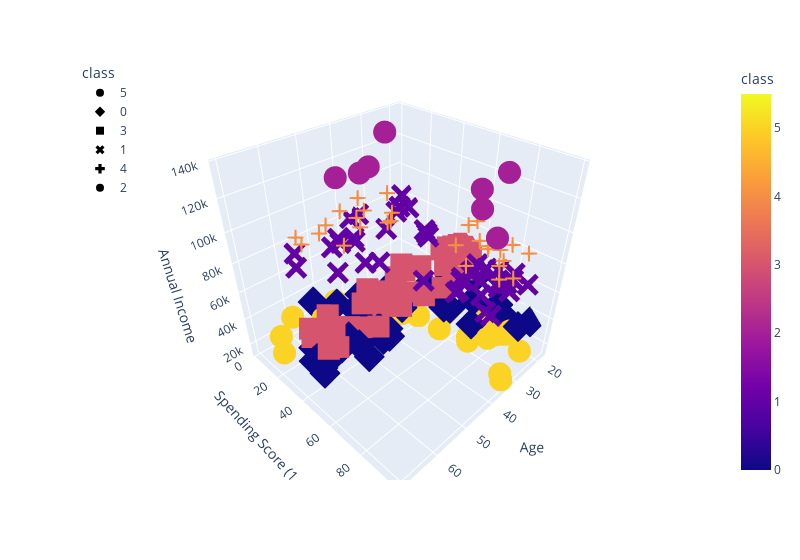

Notebook cell for this chart:
### Code cell
# Plotting the 3D-Scatter with x="Annual Income", y="Spending Score (1-100)" and z="Age"
fig = px.scatter_3d(
    six_clusters,
    x="Age",
    y="Spending Score (1-100)",
    z="Annual Income",
    color="class",
    symbol="class",
    width=800,
)
fig.update_layout(legend=dict(x=0, y=1))
fig.show()

### Figure 1 — Plotly figure (JSON) as saved in the notebook; plotly's stock layout.template omitted (floating-point values rounded to 4 significant figures)
{"data": [{"hovertemplate": "class=%{marker.color}<br>Age=%{x}<br>Spending Score (1-100)=%{y}<br>Annual Income=%{z}<extra></extra>", "legendgroup": "5", "marker": {"color": [5, 5, 5, 5, 5, 5, 5, 5, 5, 5, 5, 5, 5, 5, 5, 5, 5, 5, 5, 5, 5, 5, 5, 5, 5, 5, 5, 5, 5, 5, 5, 5], "coloraxis": "coloraxis", "symbol": "circle"}, "mode": "markers", "name": "5", "scene": "scene", "showlegend": true, "type": "scatter3d", "x": [19, 21, 20, 23, 31, 22, 35, 23, 64, 30, 67, 35, 58, 24, 37, 22, 35, 20, 52, 35, 35, 25, 46, 31, 54, 29, 45, 35, 40, 23, 60, 21], "y": [39, 81, 6, 77, 40, 76, 6, 94, 3, 72, 14, 99, 15, 77, 13, 79, 35, 66, 29, 98, 35, 73, 5, 73, 14, 82, 32, 61, 31, 87, 4, 73], "z": [15000, 15000, 16000, 16000, 17000, 17000, 18000, 18000, 19000, 19000, 19000, 19000, 20000, 20000, 20000, 20000, 21000, 21000, 23000, 23000, 24000, 24000, 25000, 25000, 28000, 28000, 28000, 28000, 29000, 29000, 30000, 30000]}, {"hovertemplate": "class=%{marker.color}<br>Age=%{x}<br>Spending Score (1-100)=%{y}<br>Annual Income=%{z}<extra></extra>", "legendgroup": "0", "marker": {"color": [0, 0, 0, 0, 0, 0, 0, 0, 0, 0, 0, 0, 0, 0, 0, 0, 0, 0, 0, 0, 0, 0, 0, 0, 0, 0, 0, 0, 0, 0, 0, 0, 0, 0, 0, 0, 0, 0, 0, 0, 0, 0], "coloraxis": "coloraxis", "symbol": "diamond"}, "mode": "markers", "name": "0", "scene": "scene", "showlegend": true, "type": "scatter3d", "x": [53, 18, 49, 21, 42, 30, 36, 20, 65, 24, 48, 31, 49, 24, 50, 27, 29, 31, 49, 33, 31, 59, 50, 47, 51, 69, 27, 53, 70, 19, 67, 54, 63, 18, 43, 68, 19, 32, 70, 47, 60, 60], "y": [4, 92, 14, 81, 17, 73, 26, 75, 35, 92, 36, 61, 28, 65, 55, 47, 42, 42, 52, 60, 54, 60, 45, 41, 50, 46, 51, 46, 56, 55, 52, 59, 51, 59, 50, 48, 59, 47, 55, 42, 49, 56], "z": [33000, 33000, 33000, 33000, 34000, 34000, 37000, 37000, 38000, 38000, 39000, 39000, 39000, 39000, 40000, 40000, 40000, 40000, 42000, 42000, 43000, 43000, 43000, 43000, 44000, 44000, 46000, 46000, 46000, 46000, 47000, 47000, 48000, 48000, 48000, 48000, 48000, 48000, 49000, 49000, 50000, 50000]}, {"hovertemplate": "class=%{marker.color}<br>Age=%{x}<br>Spending Score (1-100)=%{y}<br>Annual Income=%{z}<extra></extra>", "legendgroup": "3", "marker": {"color": [3, 3, 3, 3, 3, 3, 3, 3, 3, 3, 3, 3, 3, 3, 3, 3, 3, 3, 3, 3, 3, 3, 3, 3, 3, 3, 3, 3, 3, 3, 3, 3, 3, 3, 3, 3, 3, 3, 3, 3, 3, 3, 3, 3, 3, 3, 3, 3], "coloraxis": "coloraxis", "symbol": "square"}, "mode": "markers", "name": "3", "scene": "scene", "showlegend": true, "type": "scatter3d", "x": [59, 26, 45, 40, 23, 49, 57, 38, 67, 46, 21, 48, 55, 22, 34, 50, 68, 18, 48, 40, 32, 24, 47, 27, 48, 20, 23, 49, 67, 26, 49, 21, 66, 54, 68, 66, 65, 19, 38, 19, 18, 19, 63, 49, 51, 50, 27, 38], "y": [47, 54, 53, 48, 52, 42, 51, 55, 41, 44, 57, 46, 58, 55, 60, 46, 55, 41, 49, 40, 42, 52, 47, 50, 42, 49, 41, 48, 59, 55, 56, 42, 50, 46, 43, 48, 52, 54, 42, 46, 48, 50, 43, 59, 43, 57, 56, 40], "z": [54000, 54000, 54000, 54000, 54000, 54000, 54000, 54000, 54000, 54000, 54000, 54000, 57000, 57000, 58000, 58000, 59000, 59000, 60000, 60000, 60000, 60000, 60000, 60000, 61000, 61000, 62000, 62000, 62000, 62000, 62000, 62000, 63000, 63000, 63000, 63000, 63000, 63000, 64000, 64000, 65000, 65000, 65000, 65000, 67000, 67000, 67000, 67000]}, {"hovertemplate": "class=%{marker.color}<br>Age=%{x}<br>Spending Score (1-100)=%{y}<br>Annual Income=%{z}<extra></extra>", "legendgroup": "1", "marker": {"color": [1, 1, 1, 1, 1, 1, 1, 1, 1, 1, 1, 1, 1, 1, 1, 1, 1, 1, 1, 1, 1, 1, 1, 1, 1, 1, 1, 1, 1, 1, 1, 1, 1, 1, 1, 1, 1, 1, 1, 1, 1, 1], "coloraxis": "coloraxis", "symbol": "x"}, "mode": "markers", "name": "1", "scene": "scene", "showlegend": true, "type": "scatter3d", "x": [40, 39, 23, 31, 43, 40, 59, 38, 47, 39, 25, 31, 20, 29, 44, 32, 19, 35, 57, 32, 28, 32, 25, 28, 48, 32, 34, 34, 43, 39, 44, 38, 47, 27, 37, 30, 34, 30, 56, 29, 19, 31], "y": [58, 91, 29, 77, 35, 95, 11, 75, 9, 75, 34, 71, 5, 88, 7, 73, 10, 72, 5, 93, 40, 87, 12, 97, 36, 74, 22, 90, 17, 88, 20, 76, 16, 89, 1, 78, 1, 73, 35, 83, 5, 93], "z": [69000, 69000, 70000, 70000, 71000, 71000, 71000, 71000, 71000, 71000, 72000, 72000, 73000, 73000, 73000, 73000, 74000, 74000, 75000, 75000, 76000, 76000, 77000, 77000, 77000, 77000, 78000, 78000, 78000, 78000, 78000, 78000, 78000, 78000, 78000, 78000, 78000, 78000, 79000, 79000, 81000, 81000]}, {"hovertemplate": "class=%{marker.color}<br>Age=%{x}<br>Spending Score (1-100)=%{y}<br>Annual Income=%{z}<extra></extra>", "legendgroup": "4", "marker": {"color": [4, 4, 4, 4, 4, 4, 4, 4, 4, 4, 4, 4, 4, 4, 4, 4, 4, 4, 4, 4, 4, 4, 4, 4, 4, 4, 4, 4], "coloraxis": "coloraxis", "symbol": "cross"}, "mode": "markers", "name": "4", "scene": "scene", "showlegend": true, "type": "scatter3d", "x": [50, 36, 42, 33, 36, 32, 40, 28, 36, 36, 52, 30, 58, 27, 59, 35, 37, 32, 46, 29, 41, 30, 54, 28, 41, 36, 34, 32], "y": [26, 75, 20, 95, 27, 63, 13, 75, 10, 92, 13, 86, 15, 69, 14, 90, 32, 86, 15, 88, 39, 97, 24, 68, 17, 85, 23, 69], "z": [85000, 85000, 86000, 86000, 87000, 87000, 87000, 87000, 87000, 87000, 88000, 88000, 88000, 88000, 93000, 93000, 97000, 97000, 98000, 98000, 99000, 99000, 101000, 101000, 103000, 103000, 103000, 103000]}, {"hovertemplate": "class=%{marker.color}<br>Age=%{x}<br>Spending Score (1-100)=%{y}<br>Annual Income=%{z}<extra></extra>", "legendgroup": "2", "marker": {"color": [2, 2, 2, 2, 2, 2, 2, 2], "coloraxis": "coloraxis", "symbol": "circle"}, "mode": "markers", "name": "2", "scene": "scene", "showlegend": true, "type": "scatter3d", "x": [33, 38, 47, 35, 45, 32, 32, 30], "y": [8, 91, 16, 79, 28, 74, 18, 83], "z": [113000, 113000, 120000, 120000, 126000, 126000, 137000, 137000]}], "layout": {"coloraxis": {"colorbar": {"title": {"text": "class"}}, "colorscale": [[0, "#0d0887"], [0.1111, "#46039f"], [0.2222, "#7201a8"], [0.3333, "#9c179e"], [0.4444, "#bd3786"], [0.5556, "#d8576b"], [0.6667, "#ed7953"], [0.7778, "#fb9f3a"], [0.8889, "#fdca26"], [1, "#f0f921"]]}, "legend": {"title": {"text": "class"}, "tracegroupgap": 0, "x": 0, "y": 1}, "margin": {"t": 60}, "scene": {"domain": {"x": [0, 1], "y": [0, 1]}, "xaxis": {"title": {"text": "Age"}}, "yaxis": {"title": {"text": "Spending Score (1-100)"}}, "zaxis": {"title": {"text": "Annual Income"}}}, "width": 800}}
